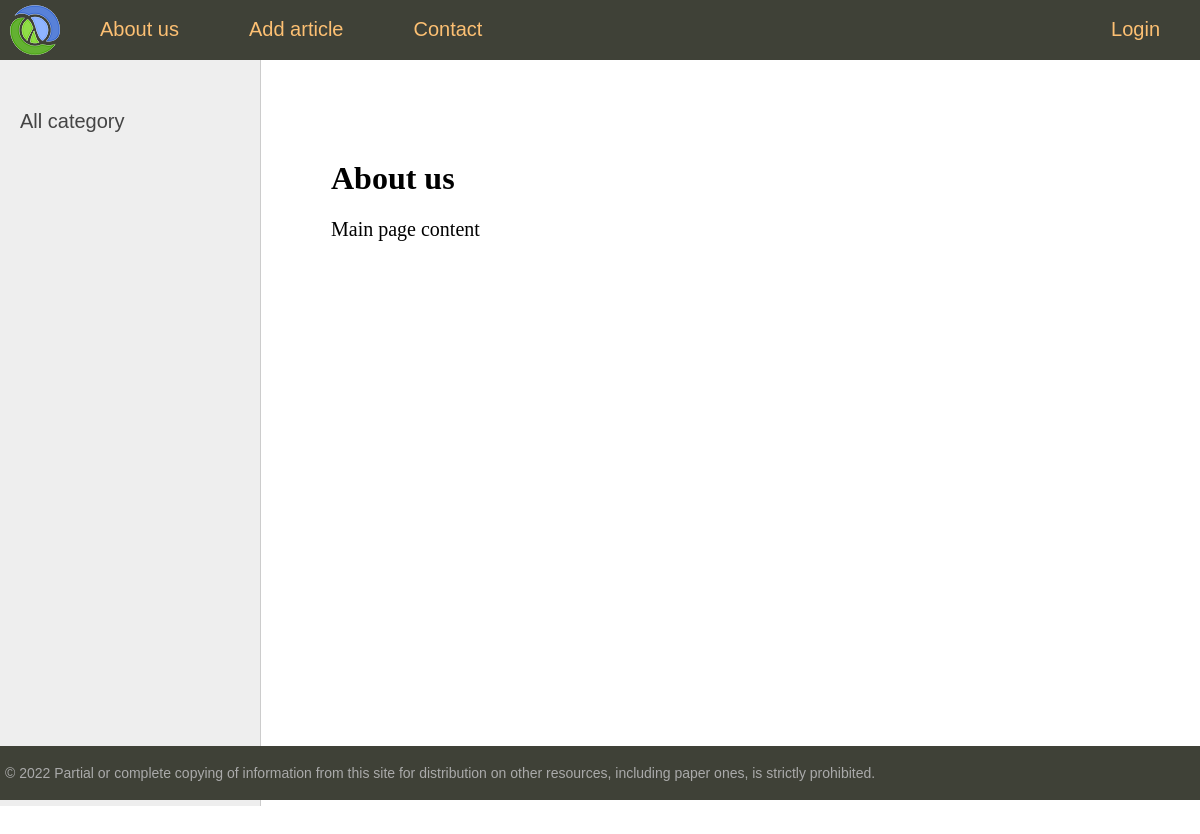
Page /about/ on the earlier database version.
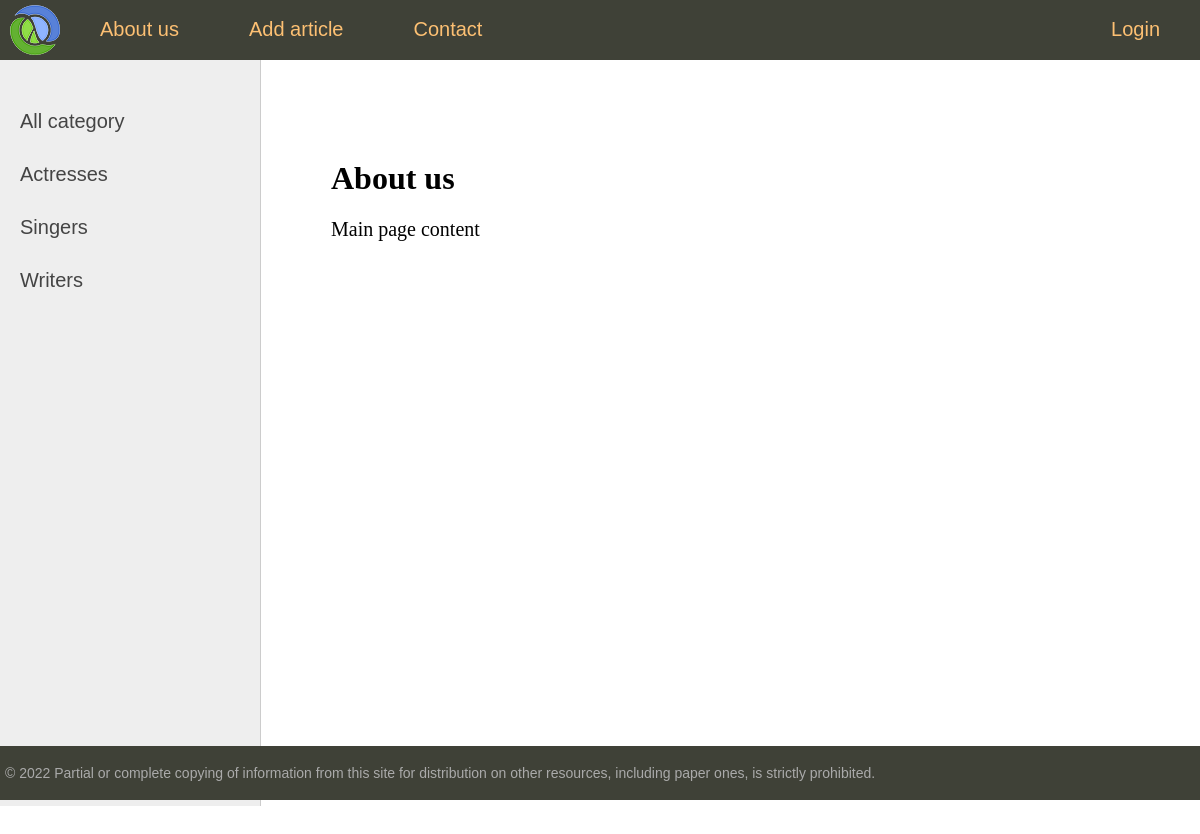
Same page on the later database version.
### women/models.py (models this page shows, shortened)
class Category(models.Model):
    name = models.CharField(max_length=100, db_index=True, verbose_name='Categories')
    slug = models.SlugField(max_length=255, unique=True, db_index=True, verbose_name='URL')
    def get_absolute_url(self):
        return reverse('category', kwargs={'cat_slug': self.slug})
    class Meta:
        verbose_name = 'Category'
        verbose_name_plural = 'Categories'
        ordering = ['id']

### women/views.py (the view)
# urls.py: path('about/', about, name='about'),
def about(request):
    return render(request, "women/about.html", {'title': 'About us', "menu": menu})

### women/templatetags/women_tags.py (called while the page is built)
@register.inclusion_tag('women/list_categories.html')
def show_categories(sort=None, cat_selected=0):
    if not sort:
        cats = Category.objects.all()
    else:
        cats = Category.objects.order_by(sort)
    return {'cats': cats, 'cat_selected': cat_selected}

### women/templates/women/about.html
{% extends 'women/base.html' %}
{% block content %}
<h1>{{title}}</h1>
<p>Main page content
{% endblock %}

### women/templates/women/list_categories.html
{% for c in cats %}
    {% if c.pk == cat_selected %}
    <li class="selected">{{ c.name }}</li>
    {% else %}
    <li><a href="{{ c.get_absolute_url }}">{{ c.name }}</a></li>
    {% endif %}
{% endfor %}

Differences in the rows shown:
added Category: name "Actresses"
added Category: name "Singers"
added Category: name "Writers"
